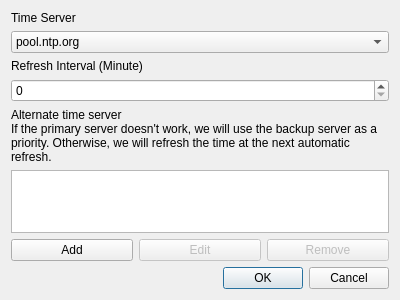
<?xml version="1.0" encoding="UTF-8"?>
<ui version="4.0">
 <class>ServerDialog</class>
 <widget class="QDialog" name="ServerDialog">
  <property name="geometry">
   <rect>
    <x>0</x>
    <y>0</y>
    <width>400</width>
    <height>300</height>
   </rect>
  </property>
  <property name="windowTitle">
   <string>Dialog</string>
  </property>
  <layout class="QVBoxLayout" name="verticalLayout">
   <item>
    <layout class="QVBoxLayout" name="verticalLayout_2">
     <item>
      <widget class="QLabel" name="label">
       <property name="text">
        <string>Time Server</string>
       </property>
      </widget>
     </item>
     <item>
      <widget class="QComboBox" name="comboBox">
       <item>
        <property name="text">
         <string notr="true">pool.ntp.org</string>
        </property>
       </item>
       <item>
        <property name="text">
         <string notr="true">time.windows.com</string>
        </property>
       </item>
       <item>
        <property name="text">
         <string notr="true">time.apple.com</string>
        </property>
       </item>
       <item>
        <property name="text">
         <string notr="true">ntp.aliyun.com</string>
        </property>
       </item>
       <item>
        <property name="text">
         <string notr="true">ntp.ntsc.ac.cn</string>
        </property>
       </item>
      </widget>
     </item>
     <item>
      <widget class="QLabel" name="label_2">
       <property name="text">
        <string>Refresh Interval (Minute)</string>
       </property>
      </widget>
     </item>
     <item>
      <widget class="QSpinBox" name="spinBox"/>
     </item>
     <item>
      <widget class="QLabel" name="label_3">
       <property name="text">
        <string>Alternate time server
If the primary server doesn't work, we will use the backup server as a priority. Otherwise, we will refresh the time at the next automatic refresh.</string>
       </property>
       <property name="wordWrap">
        <bool>true</bool>
       </property>
      </widget>
     </item>
     <item>
      <widget class="QListWidget" name="listWidget"/>
     </item>
     <item>
      <layout class="QHBoxLayout" name="horizontalLayout_2">
       <item>
        <widget class="QPushButton" name="btnAdd">
         <property name="text">
          <string>Add</string>
         </property>
        </widget>
       </item>
       <item>
        <widget class="QPushButton" name="btnEdit">
         <property name="enabled">
          <bool>false</bool>
         </property>
         <property name="text">
          <string>Edit</string>
         </property>
         <property name="checkable">
          <bool>false</bool>
         </property>
        </widget>
       </item>
       <item>
        <widget class="QPushButton" name="btnRemove">
         <property name="enabled">
          <bool>false</bool>
         </property>
         <property name="text">
          <string>Remove</string>
         </property>
        </widget>
       </item>
      </layout>
     </item>
    </layout>
   </item>
   <item>
    <widget class="QDialogButtonBox" name="buttonBox">
     <property name="orientation">
      <enum>Qt::Horizontal</enum>
     </property>
     <property name="standardButtons">
      <set>QDialogButtonBox::Cancel|QDialogButtonBox::Ok</set>
     </property>
    </widget>
   </item>
  </layout>
 </widget>
 <resources/>
 <connections>
  <connection>
   <sender>buttonBox</sender>
   <signal>accepted()</signal>
   <receiver>ServerDialog</receiver>
   <slot>accept()</slot>
   <hints>
    <hint type="sourcelabel">
     <x>248</x>
     <y>254</y>
    </hint>
    <hint type="destinationlabel">
     <x>157</x>
     <y>274</y>
    </hint>
   </hints>
  </connection>
  <connection>
   <sender>buttonBox</sender>
   <signal>rejected()</signal>
   <receiver>ServerDialog</receiver>
   <slot>reject()</slot>
   <hints>
    <hint type="sourcelabel">
     <x>316</x>
     <y>260</y>
    </hint>
    <hint type="destinationlabel">
     <x>286</x>
     <y>274</y>
    </hint>
   </hints>
  </connection>
 </connections>
</ui>
